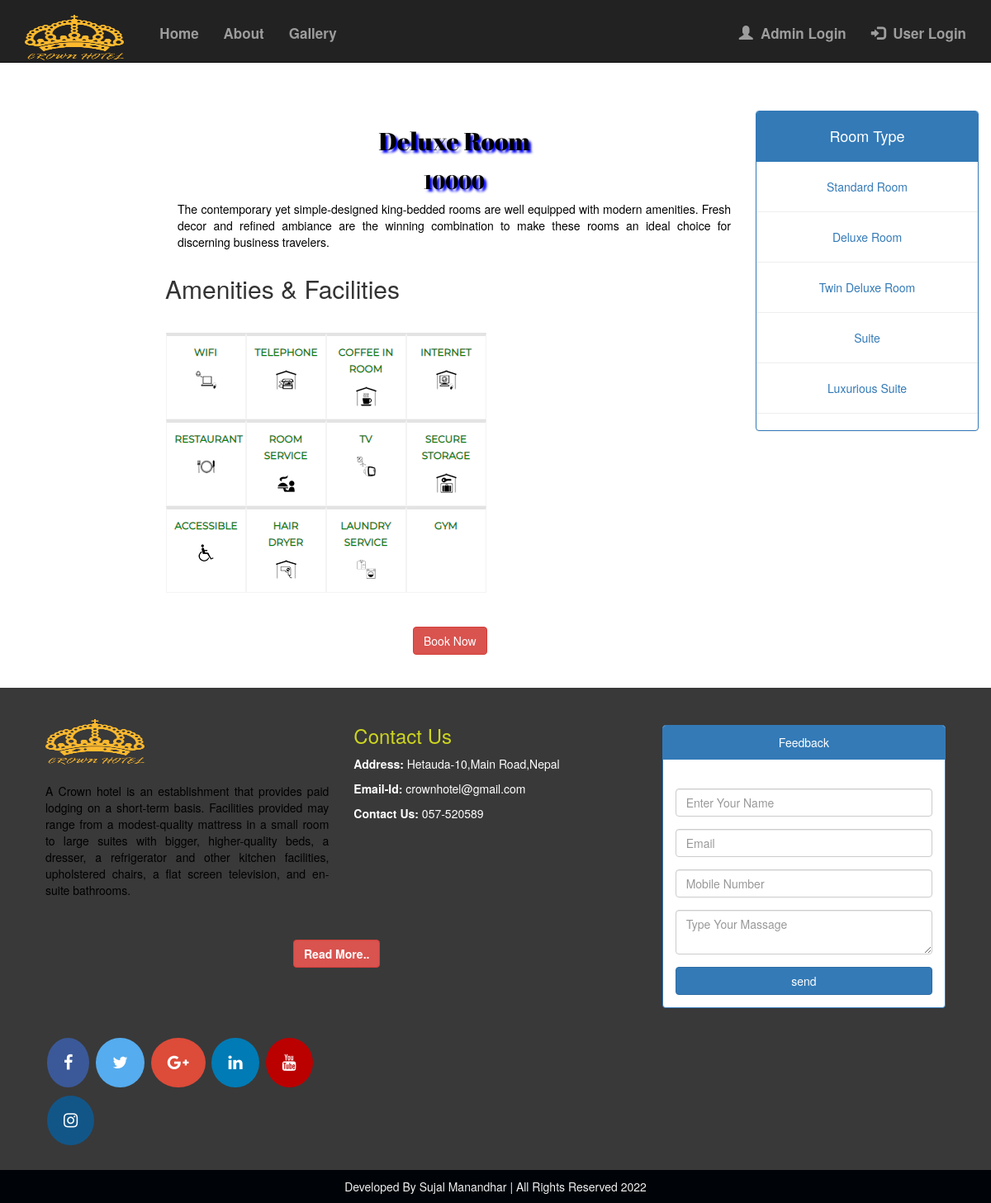
Screenshot of /room_details.php?room_id=22 with the database file from the repository.
### tables this page shows
CREATE TABLE `rooms` (
  `room_id` int(11) NOT NULL,
  `room_no` int(11) NOT NULL,
  `type` varchar(100) NOT NULL,
  `price` bigint(20) NOT NULL,
  `details` text NOT NULL,
  `image` varchar(255) NOT NULL
);

### room_details.php (the view, shortened to what this page needs)
<!DOCTYPE html>
<html>
<head>
  <link rel="stylesheet" href="https://maxcdn.bootstrapcdn.com/bootstrap/3.4.0/css/bootstrap.min.css">
  <link href="css/style.css"rel="stylesheet"/>
  <link rel="stylesheet" href="https://cdnjs.cloudflare.com/ajax/libs/font-awesome/4.7.0/css/font-awesome.min.css">
</head>
<body style="margin-top:50px;">
	<?php
      include('Menu Bar.php')
  ?><br><br><br>
	<div class="container-fluid"style="margin-top:2%;">
		<div class="continer">
			<div class="row">
				<div class="col-sm-2"></div>
				<div class="col-sm-7">
<?php
include('connection.php');
$room_id=$_GET['room_id'];
$sql=mysqli_query($con,"select * from rooms where room_id='$room_id' ");
$res=mysqli_fetch_assoc($sql);
?>
		<h2 class="Ac_Room_Text"><?php echo $res['type']; ?></h2>
    <h3 class="Ac_Room_Text"><?php echo $res['price']; ?></h3>
		<p class="text-justify">
      <?php echo $res['details']; ?>
</p>
    <div class="row">
      <h2>Amenities & Facilities</h2>
      <img src="image/icon/wifi.png"class="img-responsive">
      <a href="Login.php" class="btn btn-danger">Book Now</a><br><br>
      </div>
	</div>
				<div class="col-sm-3">
					<div class="panel panel-primary">
					<div class="panel-heading">
						<h4 align="center">Room Type</h4>
					</div><br>
					<div class="panel-body-right text-center">
						<?php
            include('connection.php');
            $sql1=mysqli_query($con,"select * from rooms");
           while($result1= mysqli_fetch_assoc($sql1))
           {
            ?>
            <a href="room_details.php?room_id=<?php echo $result1['room_id']; ?>"><?php echo $result1['type']; ?></a><hr>
            <?php } ?>
					</div>
				</div>
				</div>
			</div>
		</div>
	</div>
  <?php
      include('footer.php')
  ?>
</body>
</html>

### css/style.css (style rules this page uses)
* { margin: 0px; padding: 0px; }
h3 { color: white; }
.text-justify { color: black; }
.Ac_Room_Text { font-family: 'Abril Fatface', cursive; color: black; text-shadow: 3px 3px 3px blue; text-align: center; }
.btn-danger { margin: 20px; margin-left: 300px; }

### rows the page displays
rooms: type "Deluxe Room", price "10000", details "The contemporary yet simple-designed king-bedded rooms are well equipped with modern amenities. Fresh decor and refined ambiance are the winning combination to make these rooms an ideal choice for discerning business travelers."
rooms: type "Standard Room"
rooms: type "Twin Deluxe Room"
rooms: type "Suite"
rooms: type "Luxurious Suite"
